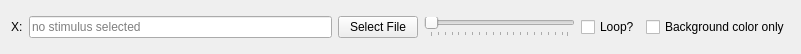
<?xml version="1.0" encoding="UTF-8"?>
<ui version="4.0">
 <class>HStimulusInfoForm</class>
 <widget class="QWidget" name="HStimulusInfoForm">
  <property name="geometry">
   <rect>
    <x>0</x>
    <y>0</y>
    <width>801</width>
    <height>54</height>
   </rect>
  </property>
  <property name="sizePolicy">
   <sizepolicy hsizetype="Preferred" vsizetype="Minimum">
    <horstretch>0</horstretch>
    <verstretch>0</verstretch>
   </sizepolicy>
  </property>
  <property name="minimumSize">
   <size>
    <width>0</width>
    <height>40</height>
   </size>
  </property>
  <property name="windowTitle">
   <string>Form</string>
  </property>
  <layout class="QHBoxLayout" name="horizontalLayout">
   <item>
    <widget class="QLabel" name="labelPosition">
     <property name="sizePolicy">
      <sizepolicy hsizetype="Preferred" vsizetype="Fixed">
       <horstretch>0</horstretch>
       <verstretch>0</verstretch>
      </sizepolicy>
     </property>
     <property name="text">
      <string>X:</string>
     </property>
    </widget>
   </item>
   <item>
    <widget class="QLineEdit" name="lineeditFileBase">
     <property name="sizePolicy">
      <sizepolicy hsizetype="Expanding" vsizetype="Fixed">
       <horstretch>2</horstretch>
       <verstretch>0</verstretch>
      </sizepolicy>
     </property>
     <property name="placeholderText">
      <string>no stimulus selected</string>
     </property>
    </widget>
   </item>
   <item>
    <widget class="QPushButton" name="pbSelectFile">
     <property name="toolTip">
      <string>Select stimulus file</string>
     </property>
     <property name="text">
      <string>Select File</string>
     </property>
    </widget>
   </item>
   <item>
    <widget class="QSlider" name="sliderVolume">
     <property name="sizePolicy">
      <sizepolicy hsizetype="Expanding" vsizetype="Fixed">
       <horstretch>1</horstretch>
       <verstretch>0</verstretch>
      </sizepolicy>
     </property>
     <property name="toolTip">
      <string>Set volume level (ignored for images and colors)</string>
     </property>
     <property name="orientation">
      <enum>Qt::Horizontal</enum>
     </property>
     <property name="tickPosition">
      <enum>QSlider::TicksBelow</enum>
     </property>
     <property name="tickInterval">
      <number>5</number>
     </property>
    </widget>
   </item>
   <item>
    <widget class="QCheckBox" name="checkboxLoop">
     <property name="toolTip">
      <string>Repeat stimulus file in a loop? (ignored for images and colors)</string>
     </property>
     <property name="text">
      <string>Loop?</string>
     </property>
    </widget>
   </item>
   <item>
    <widget class="QCheckBox" name="cbUseBackgroundColor">
     <property name="text">
      <string>Background color only</string>
     </property>
    </widget>
   </item>
  </layout>
 </widget>
 <resources/>
 <connections/>
</ui>
